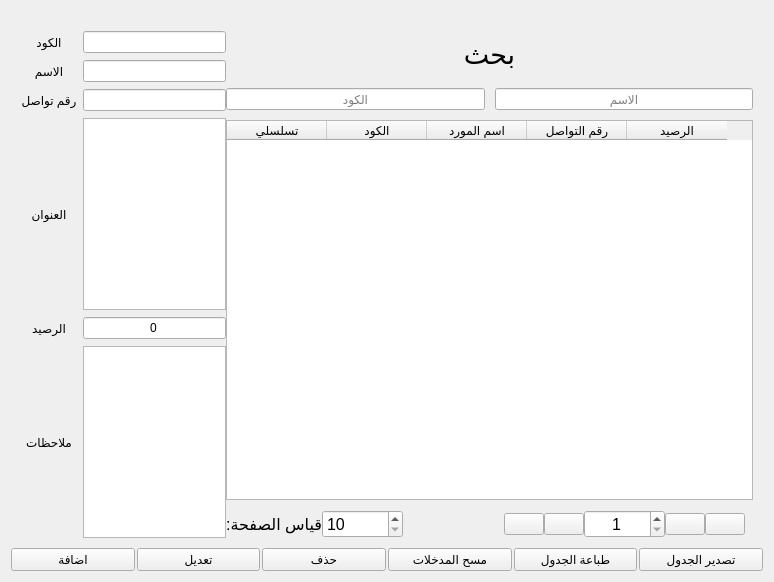
            <widget class="QWidget" name="tab_6">
             <property name="sizePolicy">
              <sizepolicy hsizetype="Expanding" vsizetype="Expanding">
               <horstretch>0</horstretch>
               <verstretch>0</verstretch>
              </sizepolicy>
             </property>
             <attribute name="title">
              <string>الموردين</string>
             </attribute>
             <layout class="QHBoxLayout" name="horizontalLayout_19">
              <item>
               <layout class="QVBoxLayout" name="verticalLayout_15" stretch="7,1">
                <property name="spacing">
                 <number>2</number>
                </property>
                <property name="bottomMargin">
                 <number>0</number>
                </property>
                <item>
                 <layout class="QHBoxLayout" name="horizontalLayout_16" stretch="2,5">
                  <property name="spacing">
                   <number>0</number>
                  </property>
                  <property name="topMargin">
                   <number>20</number>
                  </property>
                  <property name="bottomMargin">
                   <number>8</number>
                  </property>
                  <item>
                   <layout class="QGridLayout" name="gridLayout_9">
                    <property name="sizeConstraint">
                     <enum>QLayout::SetDefaultConstraint</enum>
                    </property>
                    <property name="leftMargin">
                     <number>10</number>
                    </property>
                    <property name="horizontalSpacing">
                     <number>6</number>
                    </property>
                    <property name="verticalSpacing">
                     <number>7</number>
                    </property>
                    <item row="1" column="0">
                     <widget class="QLabel" name="label_40">
                      <property name="text">
                       <string>الاسم</string>
                      </property>
                      <property name="alignment">
                       <set>Qt::AlignCenter</set>
                      </property>
                     </widget>
                    </item>
                    <item row="4" column="0">
                     <widget class="QLabel" name="label_49">
                      <property name="text">
                       <string>الرصيد</string>
                      </property>
                      <property name="alignment">
                       <set>Qt::AlignCenter</set>
                      </property>
                     </widget>
                    </item>
                    <item row="5" column="0">
                     <widget class="QLabel" name="label_21">
                      <property name="text">
                       <string>ملاحظات</string>
                      </property>
                      <property name="alignment">
                       <set>Qt::AlignCenter</set>
                      </property>
                     </widget>
                    </item>
                    <item row="3" column="0">
                     <widget class="QLabel" name="label_47">
                      <property name="text">
                       <string>العنوان</string>
                      </property>
                      <property name="alignment">
                       <set>Qt::AlignCenter</set>
                      </property>
                     </widget>
                    </item>
                    <item row="0" column="1">
                     <widget class="QLineEdit" name="s_code">
                      <property name="alignment">
                       <set>Qt::AlignCenter</set>
                      </property>
                     </widget>
                    </item>
                    <item row="1" column="1">
                     <widget class="QLineEdit" name="s_name">
                      <property name="alignment">
                       <set>Qt::AlignCenter</set>
                      </property>
                     </widget>
                    </item>
                    <item row="5" column="1">
                     <widget class="QTextEdit" name="s_note">
                      <property name="sizePolicy">
                       <sizepolicy hsizetype="Expanding" vsizetype="MinimumExpanding">
                        <horstretch>0</horstretch>
                        <verstretch>0</verstretch>
                       </sizepolicy>
                      </property>
                      <property name="minimumSize">
                       <size>
                        <width>0</width>
                        <height>100</height>
                       </size>
                      </property>
                     </widget>
                    </item>
                    <item row="4" column="1">
                     <widget class="QLineEdit" name="s_balance">
                      <property name="text">
                       <string>0</string>
                      </property>
                      <property name="maxLength">
                       <number>9</number>
                      </property>
                      <property name="alignment">
                       <set>Qt::AlignCenter</set>
                      </property>
                     </widget>
                    </item>
                    <item row="2" column="0">
                     <widget class="QLabel" name="label_41">
                      <property name="text">
                       <string>رقم تواصل</string>
                      </property>
                      <property name="alignment">
                       <set>Qt::AlignCenter</set>
                      </property>
                     </widget>
                    </item>
                    <item row="0" column="0">
                     <widget class="QLabel" name="label_42">
                      <property name="text">
                       <string>الكود</string>
                      </property>
                      <property name="alignment">
                       <set>Qt::AlignCenter</set>
                      </property>
                     </widget>
                    </item>
                    <item row="2" column="1">
                     <widget class="QLineEdit" name="s_phone">
                      <property name="alignment">
                       <set>Qt::AlignCenter</set>
                      </property>
                     </widget>
                    </item>
                    <item row="3" column="1">
                     <widget class="QTextEdit" name="s_address">
                      <property name="sizePolicy">
                       <sizepolicy hsizetype="Expanding" vsizetype="MinimumExpanding">
                        <horstretch>0</horstretch>
                        <verstretch>0</verstretch>
                       </sizepolicy>
                      </property>
                      <property name="minimumSize">
                       <size>
                        <width>0</width>
                        <height>100</height>
                       </size>
                      </property>
                     </widget>
                    </item>
                   </layout>
                  </item>
                  <item>
                   <layout class="QVBoxLayout" name="verticalLayout_16" stretch="1,1,8,0">
                    <property name="spacing">
                     <number>10</number>
                    </property>
                    <property name="rightMargin">
                     <number>10</number>
                    </property>
                    <item>
                     <widget class="QLabel" name="label_48">
                      <property name="font">
                       <font>
                        <family>Arial</family>
                        <pointsize>20</pointsize>
                        <weight>50</weight>
                        <italic>false</italic>
                        <bold>false</bold>
                       </font>
                      </property>
                      <property name="text">
                       <string>بحث</string>
                      </property>
                      <property name="alignment">
                       <set>Qt::AlignCenter</set>
                      </property>
                     </widget>
                    </item>
                    <item>
                     <layout class="QHBoxLayout" name="horizontalLayout_17">
                      <item>
                       <widget class="QLineEdit" name="s_code_search">
                        <property name="alignment">
                         <set>Qt::AlignCenter</set>
                        </property>
                        <property name="placeholderText">
                         <string>الكود</string>
                        </property>
                       </widget>
                      </item>
                      <item>
                       <widget class="QLineEdit" name="s_name_search">
                        <property name="alignment">
                         <set>Qt::AlignCenter</set>
                        </property>
                        <property name="placeholderText">
                         <string>الاسم</string>
                        </property>
                       </widget>
                      </item>
                     </layout>
                    </item>
                    <item>
                     <widget class="QTableWidget" name="s_table">
                      <property name="editTriggers">
                       <set>QAbstractItemView::NoEditTriggers</set>
                      </property>
                      <property name="selectionMode">
                       <enum>QAbstractItemView::SingleSelection</enum>
                      </property>
                      <property name="selectionBehavior">
                       <enum>QAbstractItemView::SelectRows</enum>
                      </property>
                      <attribute name="verticalHeaderVisible">
                       <bool>false</bool>
                      </attribute>
                      <column>
                       <property name="text">
                        <string>تسلسلي</string>
                       </property>
                      </column>
                      <column>
                       <property name="text">
                        <string>الكود</string>
                       </property>
                      </column>
                      <column>
                       <property name="text">
                        <string>اسم المورد</string>
                       </property>
                      </column>
                      <column>
                       <property name="text">
                        <string>رقم التواصل</string>
                       </property>
                      </column>
                      <column>
                       <property name="text">
                        <string>الرصيد</string>
                       </property>
                      </column>
                     </widget>
                    </item>
                    <item>
                     <layout class="QHBoxLayout" name="horizontalLayout_22" stretch="2,4,5,1,1,4,1,1">
                      <property name="spacing">
                       <number>0</number>
                      </property>
                      <property name="rightMargin">
                       <number>8</number>
                      </property>
                      <property name="bottomMargin">
                       <number>0</number>
                      </property>
                      <item>
                       <widget class="QLabel" name="label_28">
                        <property name="font">
                         <font>
                          <pointsize>12</pointsize>
                          <weight>50</weight>
                          <italic>false</italic>
                          <bold>false</bold>
                         </font>
                        </property>
                        <property name="text">
                         <string>قياس الصفحة:</string>
                        </property>
                       </widget>
                      </item>
                      <item>
                       <widget class="QSpinBox" name="s_page_size">
                        <property name="font">
                         <font>
                          <pointsize>12</pointsize>
                          <weight>50</weight>
                          <italic>false</italic>
                          <bold>false</bold>
                         </font>
                        </property>
                        <property name="minimum">
                         <number>10</number>
                        </property>
                        <property name="maximum">
                         <number>200</number>
                        </property>
                        <property name="singleStep">
                         <number>10</number>
                        </property>
                       </widget>
                      </item>
                      <item>
                       <spacer name="horizontalSpacer_5">
                        <property name="orientation">
                         <enum>Qt::Horizontal</enum>
                        </property>
                        <property name="sizeHint" stdset="0">
                         <size>
                          <width>40</width>
                          <height>20</height>
                         </size>
                        </property>
                       </spacer>
                      </item>
                      <item>
                       <widget class="QPushButton" name="s_last">
                        <property name="text">
                         <string/>
                        </property>
                        <property name="icon">
                         <iconset resource="icons.qrc">
                          <normaloff>:/icons/icons/last-white.png</normaloff>:/icons/icons/last-white.png</iconset>
                        </property>
                        <property name="iconSize">
                         <size>
                          <width>40</width>
                          <height>40</height>
                         </size>
                        </property>
                       </widget>
                      </item>
                      <item>
                       <widget class="QPushButton" name="s_post">
                        <property name="text">
                         <string/>
                        </property>
                        <property name="icon">
                         <iconset resource="icons.qrc">
                          <normaloff>:/icons/icons/next-white.png</normaloff>:/icons/icons/next-white.png</iconset>
                        </property>
                        <property name="iconSize">
                         <size>
                          <width>40</width>
                          <height>40</height>
                         </size>
                        </property>
                       </widget>
                      </item>
                      <item>
                       <widget class="QSpinBox" name="s_page_num">
                        <property name="font">
                         <font>
                          <pointsize>12</pointsize>
                          <weight>50</weight>
                          <italic>false</italic>
                          <bold>false</bold>
                         </font>
                        </property>
                        <property name="alignment">
                         <set>Qt::AlignCenter</set>
                        </property>
                        <property name="minimum">
                         <number>1</number>
                        </property>
                        <property name="maximum">
                         <number>999</number>
                        </property>
                       </widget>
                      </item>
                      <item>
                       <widget class="QPushButton" name="s_previous">
                        <property name="text">
                         <string/>
                        </property>
                        <property name="icon">
                         <iconset resource="icons.qrc">
                          <normaloff>:/icons/icons/previous-white.png</normaloff>:/icons/icons/previous-white.png</iconset>
                        </property>
                        <property name="iconSize">
                         <size>
                          <width>40</width>
                          <height>40</height>
                         </size>
                        </property>
                       </widget>
                      </item>
                      <item>
                       <widget class="QPushButton" name="s_first">
                        <property name="text">
                         <string/>
                        </property>
                        <property name="icon">
                         <iconset resource="icons.qrc">
                          <normaloff>:/icons/icons/first-white.png</normaloff>:/icons/icons/first-white.png</iconset>
                        </property>
                        <property name="iconSize">
                         <size>
                          <width>40</width>
                          <height>40</height>
                         </size>
                        </property>
                       </widget>
                      </item>
                     </layout>
                    </item>
                   </layout>
                  </item>
                 </layout>
                </item>
                <item>
                 <layout class="QHBoxLayout" name="horizontalLayout_18">
                  <item>
                   <widget class="QPushButton" name="btn_add_supplier">
                    <property name="text">
                     <string>اضافة</string>
                    </property>
                   </widget>
                  </item>
                  <item>
                   <widget class="QPushButton" name="btn_edit_supplier">
                    <property name="text">
                     <string>تعديل</string>
                    </property>
                   </widget>
                  </item>
                  <item>
                   <widget class="QPushButton" name="btn_delete_supplier">
                    <property name="text">
                     <string>حذف</string>
                    </property>
                   </widget>
                  </item>
                  <item>
                   <widget class="QPushButton" name="btn_clear_supplier">
                    <property name="text">
                     <string>مسح المدخلات</string>
                    </property>
                   </widget>
                  </item>
                  <item>
                   <widget class="QPushButton" name="btn_print_table_s">
                    <property name="text">
                     <string>طباعة الجدول</string>
                    </property>
                   </widget>
                  </item>
                  <item>
                   <widget class="QPushButton" name="btn_to_exel_s">
                    <property name="text">
                     <string>تصدير الجدول</string>
                    </property>
                   </widget>
                  </item>
                 </layout>
                </item>
               </layout>
              </item>
             </layout>
            </widget>
